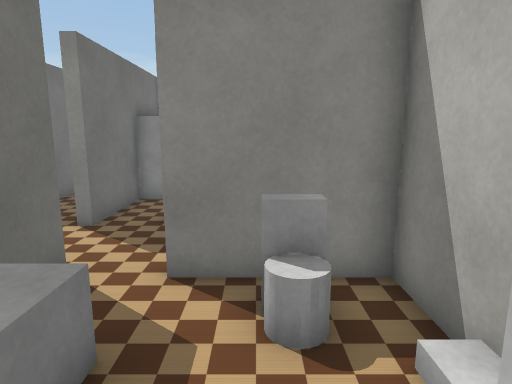
view 1 (above)

17 first-person views from a walk through a robot-simulator world made for Webots. The camera is 1.2 m above the floor, tilts 10° down and sees 75° across. The floor is counted in squares, 0.5 m on a side. Each view is taken from the middle of a square. On the plan, view 1 faces up. The plan holds only what a view shows up to about 20 squares ahead; the rest is blank. Robots are left out. Simple shapes and patterns stand in for the simulator's stock objects. Door leaves are left out.

view 2
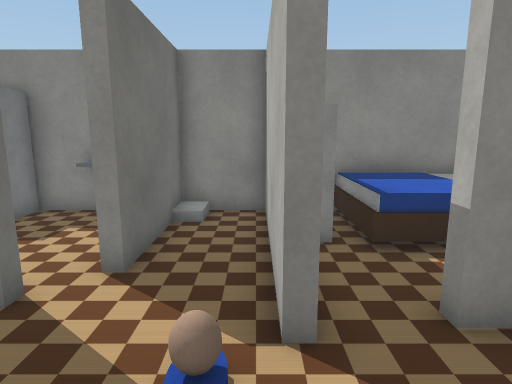

view 3
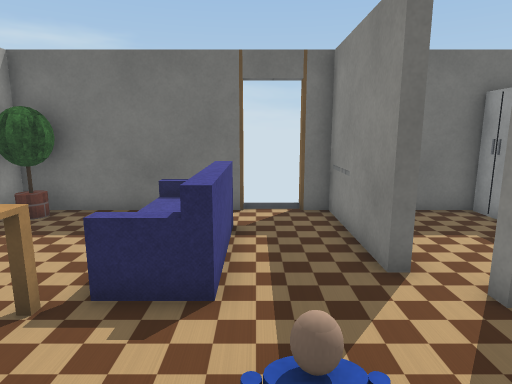

view 4
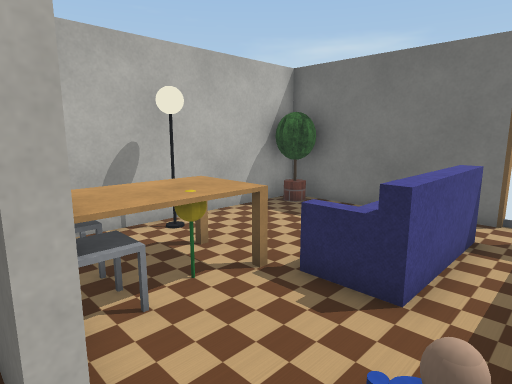

view 5
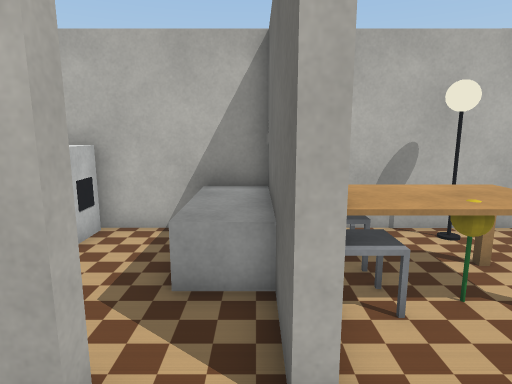

view 6
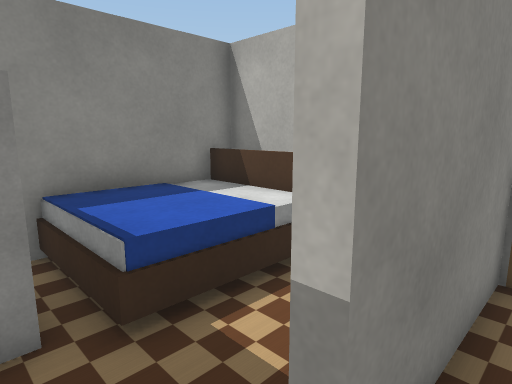

view 7
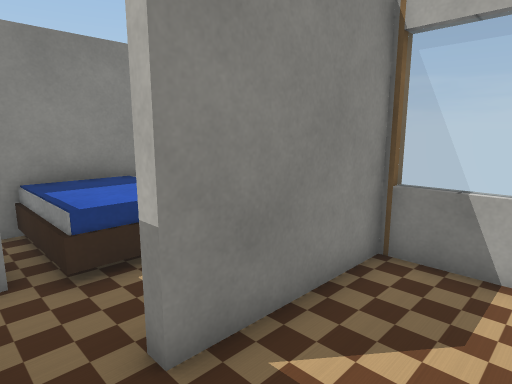

view 8
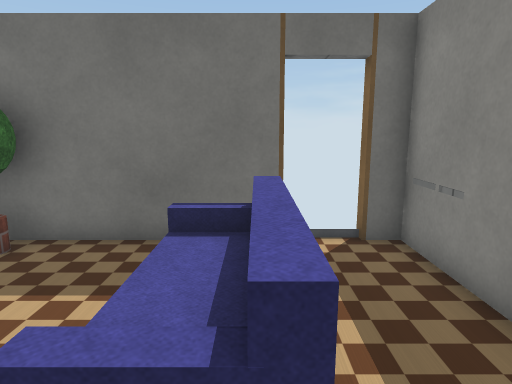

view 9
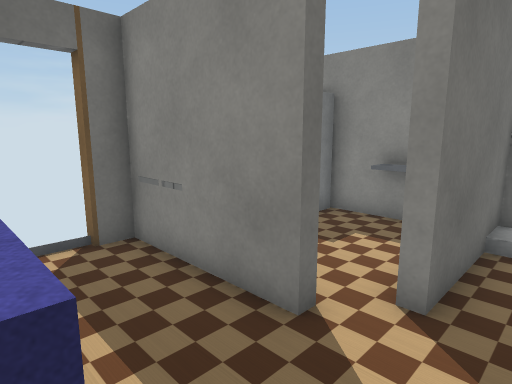

view 10
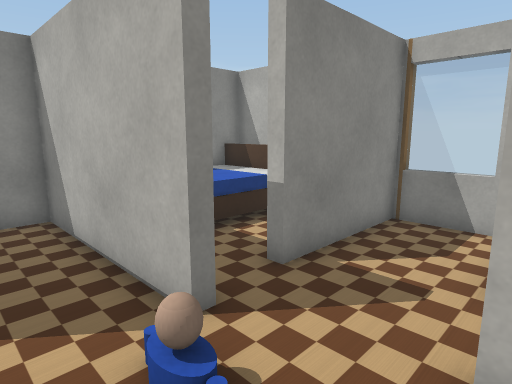

view 11
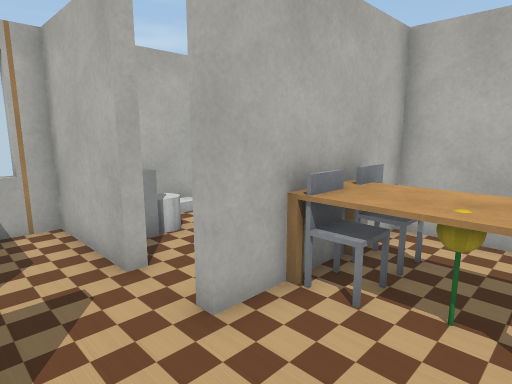

view 12
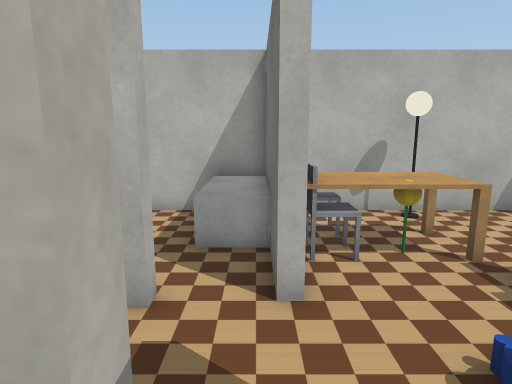

view 13
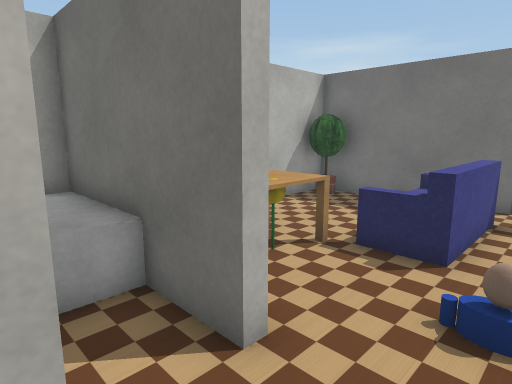

view 14
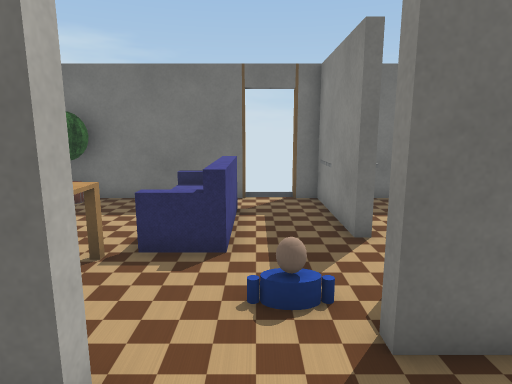

view 15
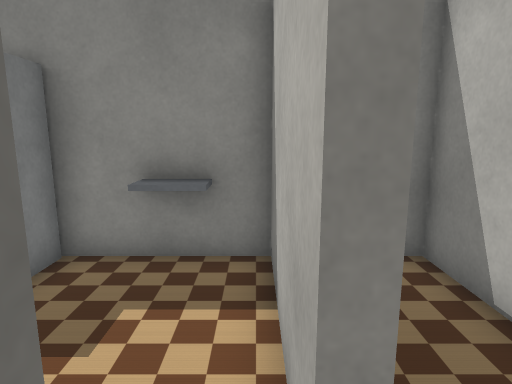

view 16
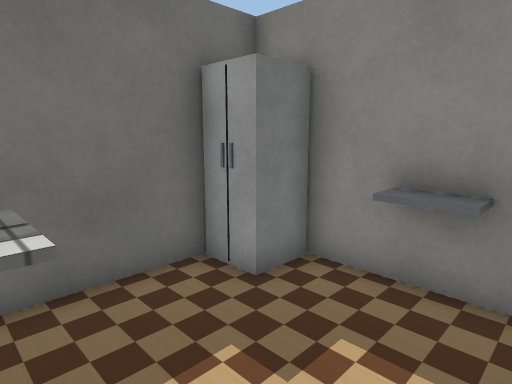

view 17
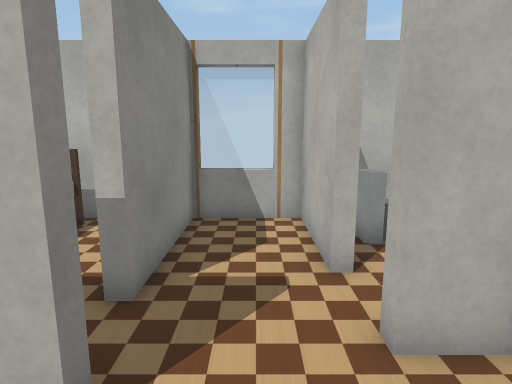

### Floor plan
Points are (right, up) in squares from view 1. A wall is a line through its corners. A room is listed if a view was taken in it or the views show most of it. See-through windows are left out.
Room 1 (views 1, 2, 3, 4, 5, 6, 7, 8, 9, 10, 11, 12, 13, 14, 15, 16, 17)
walls: (-3.7, 4.5) (-3.7, 5.5) (-3.3, 5.5) (-3.3, 3.5); (-8.5, 9.8) (-8.5, 9.3) (-11.7, 9.3); (-4.3, 11.5) (-4.3, 8.5) (-4.7, 8.5) (-4.7, 11.5); (-4.7, 13.4) (-4.7, 15.3) (-7.3, 15.3) (-7.3, 10.5) (-7.7, 10.5) (-7.7, 15.3) (-8.4, 15.3); (-13.3, 6.5) (-13.3, 1.5); (-13.3, 9.4) (-13.3, 8.5); (2.2, 6.5) (2.8, 6.5); (-1.4, -0.3) (0.3, -0.3); (2.8, 8.5) (2.2, 8.5); (-11.2, -0.3) (-3.7, -0.3) (-3.7, 1.6); (2.3, 11.5) (2.3, 15.3) (1.6, 15.3); (-10.6, 15.3) (-11.2, 15.3); (-13.3, 13.5) (-13.3, 10.5); (2.3, 1.6) (2.3, 5.3) (-1.5, 5.3) (-1.5, 5.7) (2.3, 5.7) (2.3, 8.8) (-2.5, 8.8) (-2.5, 9.3)
ways out: open door at (-13.5, 7.5)
objects: potted tree (-13, 0) to (-12, 1); grey box (-13, 10) to (-12, 10); fridge (-13, 14) to (-12, 15); sofa (-11, 5) to (-8, 6); grey box (-11, 10); sink (-10, 15) to (-9, 15); floor lamp (-7, 1); table (-7, 2) to (-5, 4); other object (-6, 3) to (-6, 4); person (-6, 7) to (-5, 8); chair (-5, 2) to (-4, 2); chair (-4, 3) to (-4, 4); cabinet (-4, 12) to (-4, 13); bathtub (-3, 0) to (-2, 3); bed (-2, 12) to (1, 15); toilet (0, 4) to (1, 4); washing machine (1, 0) to (2, 1)

Where each view was taken, in squares from view 1:
view 1: 0 up, 0 right, facing up
view 2: 5 up, 5 left, facing up
view 3: 7 up, 3 left, facing left
view 4: 8 up, 3 left, facing down-left
view 5: 8 up, 3 left, facing down
view 6: 8 up, 4 left, facing up-right
view 7: 6 up, 4 left, facing up-right
view 8: 6 up, 6 left, facing left
view 9: 6 up, 6 left, facing up-left
view 10: 5 up, 7 left, facing up-right
view 11: 8 up, 7 left, facing down-right
view 12: 10 up, 3 left, facing down
view 13: 8 up, 1 left, facing down-left
view 14: 7 up, 1 left, facing left
view 15: 9 up, 8 left, facing up
view 16: 10 up, 8 left, facing up-left
view 17: 7 up, 7 left, facing right
